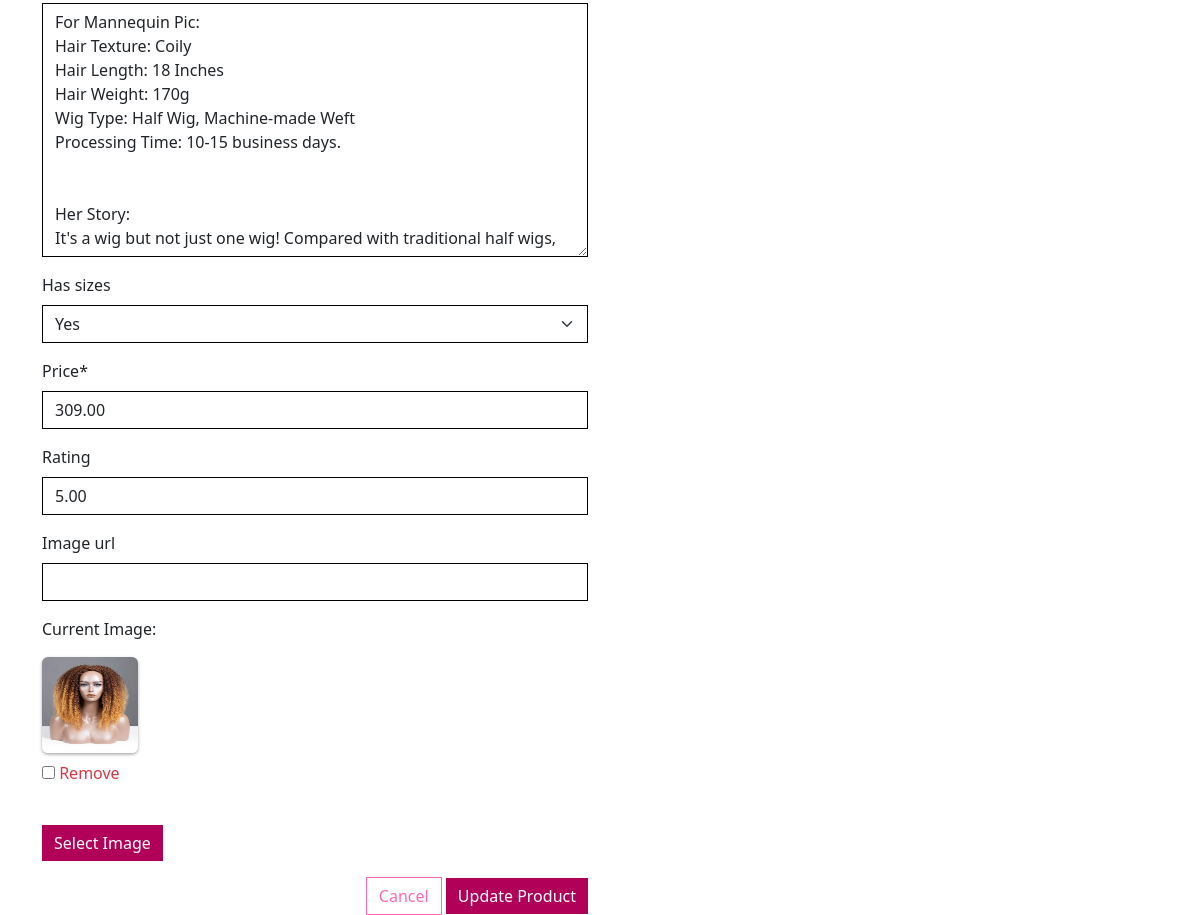
Page /products/edit/77fed194-210d-4617-9a1c-aeff6e2b089d/ (signed in, middle part) on the earlier database version.
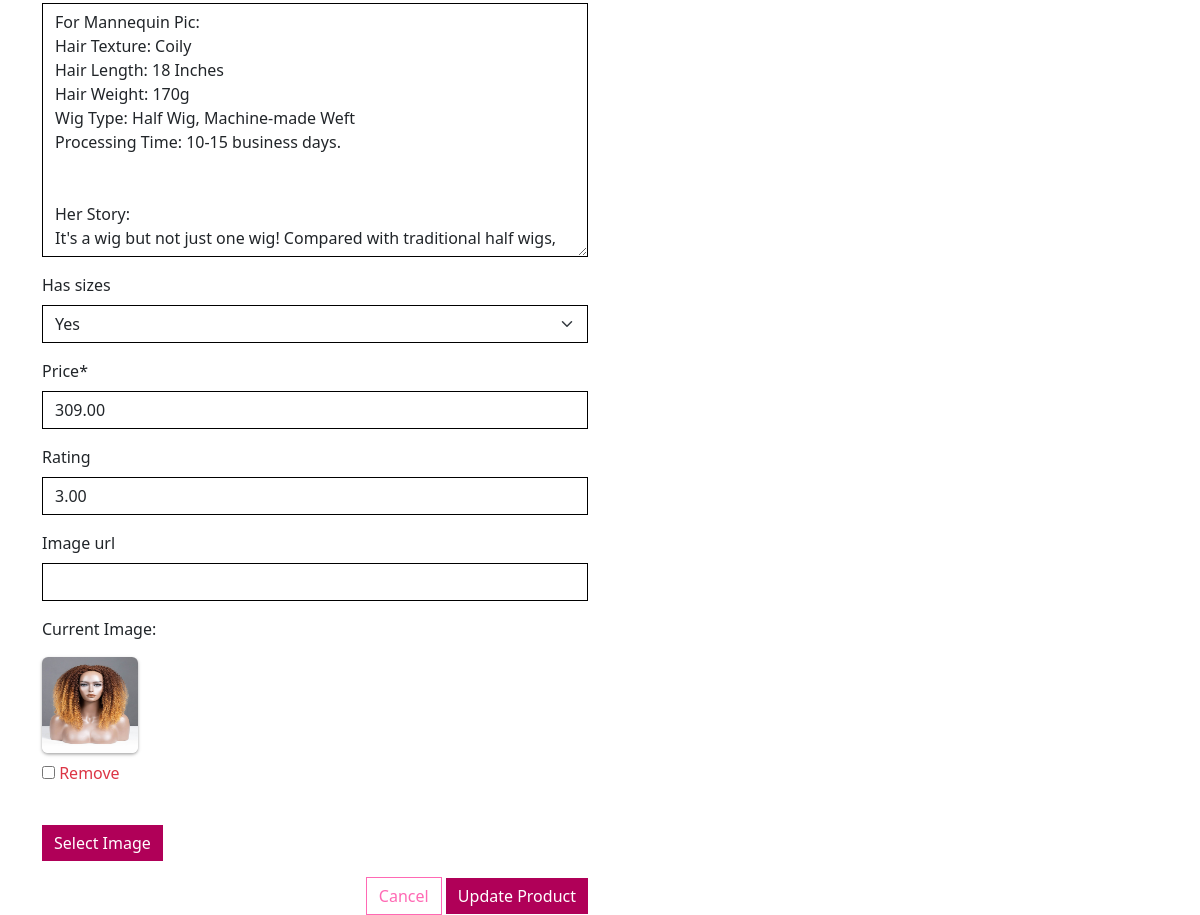
Same page on the later database version.
### products/models.py (models this page shows, shortened)
class Product(models.Model):
    category = models.ForeignKey('Category', null=True, blank=True, on_delete=models.SET_NULL)
    id = models.UUIDField(default=uuid.uuid4, unique=True, primary_key=True, editable=False)
    name = models.CharField(max_length=254)
    description = models.TextField()
    has_sizes = models.BooleanField(default=False,null=True, blank=True)
    price = models.DecimalField(max_digits=6, decimal_places=2)
    rating = models.DecimalField(max_digits=6, decimal_places=2, null=True, blank=True)
    image_url = models.URLField(max_length=1024, null=True, blank=True)
    image = models.ImageField(null=True, blank=True)

### products/views.py (the view)
# urls.py: path('edit/<uuid:product_id>/', views.edit_product, name='edit_product'),
@login_required
def edit_product(request, product_id):
    if not request.user.is_superuser:
        messages.error(request, 'Sorry, only store owners can do that.')
        return redirect(reverse('home'))
    product = get_object_or_404(Product, pk=product_id)
    if request.method == 'POST':
        form = ProductForm(request.POST, request.FILES, instance=product)
        if form.is_valid():
            form.save()
            messages.success(request, 'Successfully updated product!')
            return redirect(reverse('product_detail', args=[product.id]))
        else:
            messages.error(request, 'Failed to update product. Please ensure the form is valid.')
    else:
        form = ProductForm(instance=product)
        messages.info(request, f'You are editing {product.name}')
    template = 'products/edit_product.html'
    context = {
        'form': form,
        'product': product,
    }
    return render(request, template, context)

### products/forms.py
class ProductForm(forms.ModelForm):
    class Meta:
        model = Product
        fields = '__all__'
    image = forms.ImageField(label='Image', required=False, widget=CustomClearableFileInput)
    def __init__(self, *args, **kwargs):
        super().__init__(*args, **kwargs)
        categories = Category.objects.all()
        friendly_names = [(c.id, c.get_friendly_name()) for c in categories]
        self.fields['category'].choices = friendly_names
        for field_name, field in self.fields.items():
            field.widget.attrs['class'] = 'border-black rounded-0'

### products/models.py (called while the page is built)
    def get_friendly_name(self):
        return self.friendly_name

### products/templates/products/edit_product.html (shortened to what this page needs)
{% extends "base.html" %}
{% load static %}
{% block content %}
    <div class="overlay"></div>
    <div class="container">
        <div class="row">
            <div class="col-12 col-md-6">
                <form method="POST" action="{% url 'edit_product' product.id %}" class="form mb-2" enctype="multipart/form-data">
                    {% for field in form %}
                        {% if field.name != 'image' %}
                            {{ field | as_crispy_field }}
                        {% else %}
                            {{ field }}
                        {% endif %}
                    {% endfor %}
                    <div class="text-end">
                        <a class="btn btn-outline-cordovan rounded-0" href="{% url 'products' %}">Cancel</a>
                        <button class="btn btn-cordovan rounded-0" type="submit">Update Product</button>
                    </div>
                </form>
            </div>
        </div>
    </div>
{% endblock %}

Differences in the rows shown:
changed Product "Yes": rating "5.00" → "3.00"
